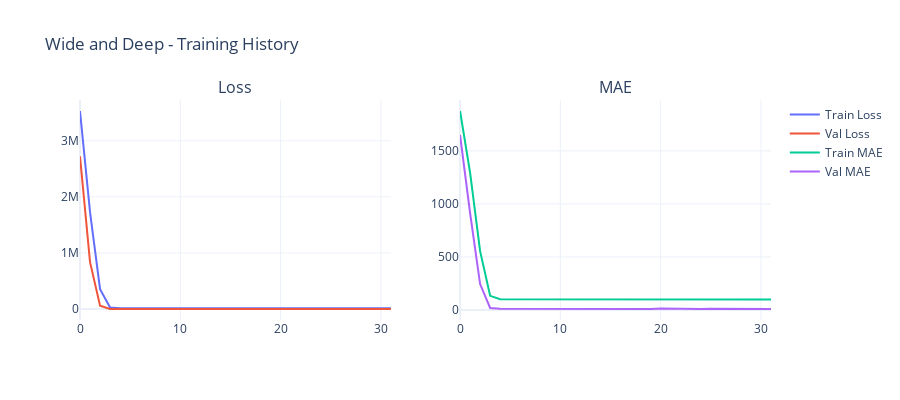

The notebook cell this image was saved under:
### Code cell
print("Training Wide and Deep Network...")
start_time = time.time()

history_wide_deep = wide_deep.fit(
    X_train, y_train,
    validation_data=(X_val, y_val),
    epochs=100,
    batch_size=256,
    callbacks=get_callbacks('wide_deep'),
    verbose=1
)

train_time = time.time() - start_time
results_wide_deep = evaluate_model(wide_deep, X_train, y_train, X_val, y_val, X_test, y_test)
results_wide_deep['train_time'] = train_time
results_wide_deep['epochs'] = len(history_wide_deep.history['loss'])

print_results(results_wide_deep, "Wide and Deep")
all_results['Wide and Deep'] = results_wide_deep

fig = plot_training_history(history_wide_deep, "Wide and Deep")
fig.write_html('reports/figures/27_wide_deep_training.html')
fig.show()

### Figure 1 — Plotly figure (JSON) as saved in the notebook; plotly's stock layout.template omitted (floating-point values rounded to 4 significant figures)
{"data": [{"mode": "lines", "name": "Train Loss", "type": "scatter", "xaxis": "x", "y": [3532000.0, 1727000.0, 354000.0, 27510.0, 15700.0, 15680.0, 15580.0, 15570.0, 15450.0, 15470.0, 15450.0, 15440.0, 15380.0, 15320.0, 15300.0, 15320.0, 15190.0, 15170.0, 15180.0, 15110.0, 15100.0, 15060.0, 15020.0, 14970.0, 15020.0, 14940.0, 14980.0, 14990.0, 15000.0, 14890.0, 14920.0, 14850.0], "yaxis": "y"}, {"mode": "lines", "name": "Val Loss", "type": "scatter", "xaxis": "x", "y": [2723358, 835700.0, 59450.0, 410.1, 177.0, 162.1, 177.3, 161.8, 177.7, 167.2, 145.1, 131.8, 120.7, 149.3, 131.4, 151.2, 109.5, 163.4, 135.9, 113.7, 182.4, 140.1, 133.0, 186.8, 128.2, 163.6, 141.5, 152.9, 124.3, 129.1, 136.6, 114.4], "yaxis": "y"}, {"mode": "lines", "name": "Train MAE", "type": "scatter", "xaxis": "x2", "y": [1876.0, 1296.0, 554.1, 132.6, 99.91, 100.0, 99.68, 99.68, 99.28, 99.41, 99.33, 99.25, 99.09, 98.82, 98.86, 98.84, 98.53, 98.36, 98.44, 98.21, 98.17, 98.08, 97.87, 97.89, 97.92, 97.68, 97.75, 97.82, 97.85, 97.48, 97.6, 97.39], "yaxis": "y2"}, {"mode": "lines", "name": "Val MAE", "type": "scatter", "xaxis": "x2", "y": [1650.0, 914.1, 243.6, 18.46, 11.64, 11.14, 11.36, 11.08, 11.8, 11.52, 10.4, 9.75, 9.126, 10.58, 9.668, 10.73, 8.528, 11.12, 10.09, 8.831, 12.08, 10.31, 9.988, 12.19, 9.702, 11.35, 10.2, 10.87, 9.383, 9.69, 10.08, 8.893], "yaxis": "y2"}], "layout": {"annotations": [{"font": {"size": 16}, "showarrow": false, "text": "Loss", "x": 0.225, "xanchor": "center", "xref": "paper", "y": 1, "yanchor": "bottom", "yref": "paper"}, {"font": {"size": 16}, "showarrow": false, "text": "MAE", "x": 0.775, "xanchor": "center", "xref": "paper", "y": 1, "yanchor": "bottom", "yref": "paper"}], "height": 400, "title": {"text": "Wide and Deep - Training History"}, "xaxis": {"anchor": "y", "domain": [0, 0.45]}, "xaxis2": {"anchor": "y2", "domain": [0.55, 1]}, "yaxis": {"anchor": "x", "domain": [0, 1]}, "yaxis2": {"anchor": "x2", "domain": [0, 1]}}}
